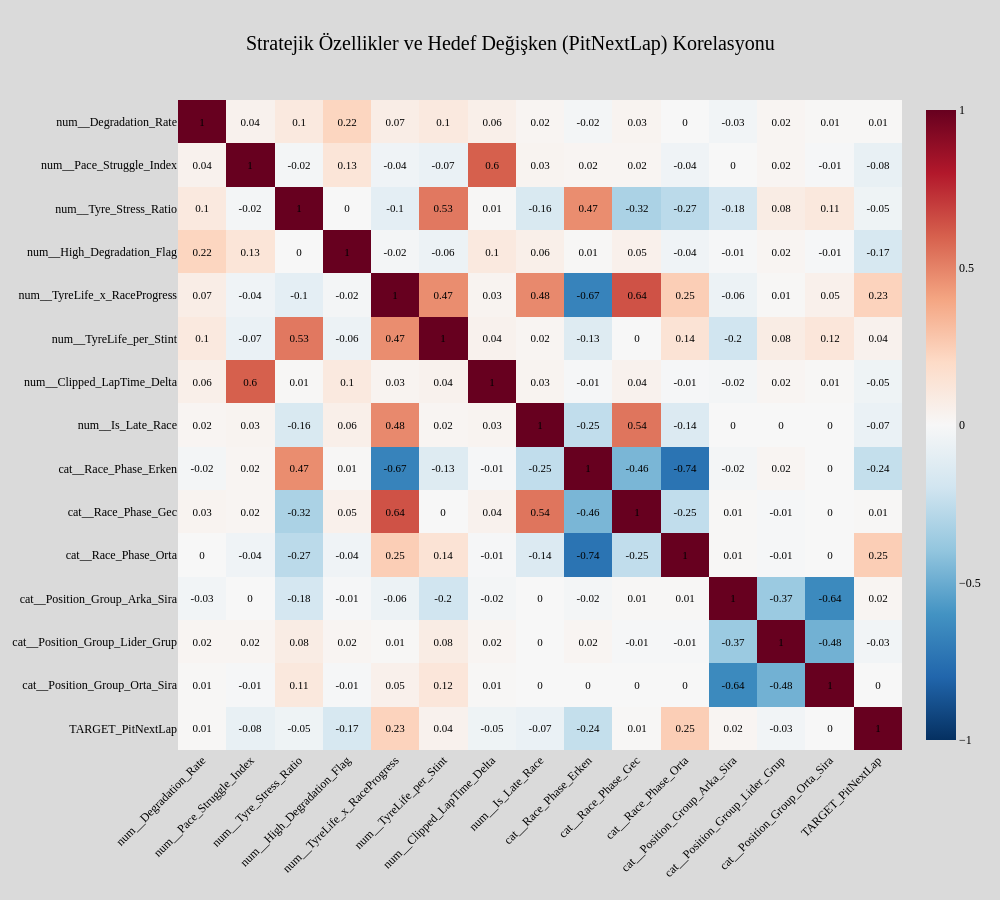

The code cell stored with this chart in its notebook:
### Code cell
import plotly.graph_objects as go

df_corr_ozel = X_train_processed_df[ozel_kolonlar].copy()

df_corr_ozel['TARGET_PitNextLap'] = y_train.values

corr_matrix_ozel = df_corr_ozel.corr().round(2)

fig_ozel_corr = go.Figure(data=go.Heatmap(
    z=corr_matrix_ozel.values,
    x=corr_matrix_ozel.columns,
    y=corr_matrix_ozel.columns,
    colorscale='RdBu_r', 
    zmin=-1, zmax=1,
    text=corr_matrix_ozel.values,
    texttemplate="%{text}",
    textfont=dict(size=11, color="black"), 
    hovertemplate="<b>%{x}</b> ve <b>%{y}</b><br>Korelasyon: %{text}<extra></extra>"
))

fig_ozel_corr.update_layout(
    title_text='🎯 Stratejik Özellikler ve Hedef Değişken (PitNextLap) Korelasyonu',
    title_x=0.5,
    title_font=dict(size=20, color="black"),
    template='plotly_dark',        
    paper_bgcolor="#DADADA",       
    plot_bgcolor="#DEDEDE",        
    font=dict(family="Trebuchet MS", size=12, color="black"), 
    width=1000, height=900,
    xaxis=dict(showgrid=False, tickangle=-45),
    yaxis=dict(showgrid=False, autorange='reversed'),
    margin=dict(l=150, r=50, t=100, b=150)
)

fig_ozel_corr.show()

### Figure 1 — Plotly figure (JSON) as saved in the notebook; plotly's stock layout.template omitted (floating-point values rounded to 4 significant figures; data arrays with more than 128 entries replaced by an {"elided": "..."} marker saying what was removed)
{"data": [{"colorscale": [[0, "rgb(5,48,97)"], [0.1, "rgb(33,102,172)"], [0.2, "rgb(67,147,195)"], [0.3, "rgb(146,197,222)"], [0.4, "rgb(209,229,240)"], [0.5, "rgb(247,247,247)"], [0.6, "rgb(253,219,199)"], [0.7, "rgb(244,165,130)"], [0.8, "rgb(214,96,77)"], [0.9, "rgb(178,24,43)"], [1, "rgb(103,0,31)"]], "hovertemplate": "<b>%{x}</b> ve <b>%{y}</b><br>Korelasyon: %{text}<extra></extra>", "text": {"elided": "15x15 float values"}, "textfont": {"color": "black", "size": 11}, "texttemplate": "%{text}", "type": "heatmap", "x": ["num__Degradation_Rate", "num__Pace_Struggle_Index", "num__Tyre_Stress_Ratio", "num__High_Degradation_Flag", "num__TyreLife_x_RaceProgress", "num__TyreLife_per_Stint", "num__Clipped_LapTime_Delta", "num__Is_Late_Race", "cat__Race_Phase_Erken", "cat__Race_Phase_Gec", "cat__Race_Phase_Orta", "cat__Position_Group_Arka_Sira", "cat__Position_Group_Lider_Grup", "cat__Position_Group_Orta_Sira", "TARGET_PitNextLap"], "y": ["num__Degradation_Rate", "num__Pace_Struggle_Index", "num__Tyre_Stress_Ratio", "num__High_Degradation_Flag", "num__TyreLife_x_RaceProgress", "num__TyreLife_per_Stint", "num__Clipped_LapTime_Delta", "num__Is_Late_Race", "cat__Race_Phase_Erken", "cat__Race_Phase_Gec", "cat__Race_Phase_Orta", "cat__Position_Group_Arka_Sira", "cat__Position_Group_Lider_Grup", "cat__Position_Group_Orta_Sira", "TARGET_PitNextLap"], "z": {"elided": "15x15 float values"}, "zmax": 1, "zmin": -1}], "layout": {"font": {"color": "black", "family": "Trebuchet MS", "size": 12}, "height": 900, "margin": {"b": 150, "l": 150, "r": 50, "t": 100}, "paper_bgcolor": "#DADADA", "plot_bgcolor": "#DEDEDE", "title": {"font": {"color": "black", "size": 20}, "text": "🎯 Stratejik Özellikler ve Hedef Değişken (PitNextLap) Korelasyonu", "x": 0.5}, "width": 1000, "xaxis": {"showgrid": false, "tickangle": -45}, "yaxis": {"autorange": "reversed", "showgrid": false}}}
